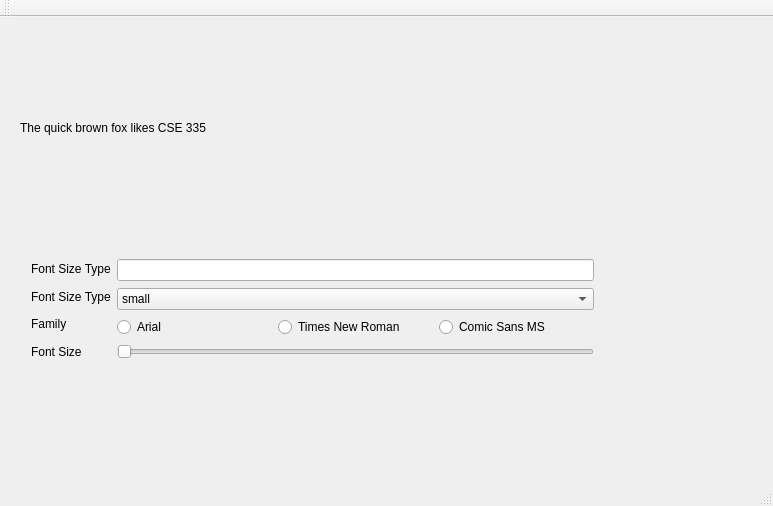
<?xml version="1.0" encoding="UTF-8"?>
<ui version="4.0">
 <class>MainWindow</class>
 <widget class="QMainWindow" name="MainWindow">
  <property name="geometry">
   <rect>
    <x>0</x>
    <y>0</y>
    <width>773</width>
    <height>506</height>
   </rect>
  </property>
  <property name="windowTitle">
   <string>MainWindow</string>
  </property>
  <widget class="QWidget" name="centralWidget">
   <widget class="QLabel" name="labelFox">
    <property name="geometry">
     <rect>
      <x>20</x>
      <y>10</y>
      <width>741</width>
      <height>201</height>
     </rect>
    </property>
    <property name="text">
     <string>The quick brown fox likes CSE 335</string>
    </property>
   </widget>
   <widget class="QWidget" name="layoutWidget">
    <property name="geometry">
     <rect>
      <x>20</x>
      <y>230</y>
      <width>585</width>
      <height>126</height>
     </rect>
    </property>
    <layout class="QHBoxLayout" name="horizontalLayout_2">
     <item>
      <layout class="QVBoxLayout" name="verticalLayout">
       <item>
        <widget class="QLabel" name="sizetype">
         <property name="text">
          <string>Font Size Type</string>
         </property>
        </widget>
       </item>
       <item>
        <widget class="QLabel" name="sizetype_2">
         <property name="text">
          <string>Font Size Type</string>
         </property>
        </widget>
       </item>
       <item>
        <widget class="QLabel" name="family">
         <property name="text">
          <string>Family</string>
         </property>
        </widget>
       </item>
       <item>
        <widget class="QLabel" name="fontsize">
         <property name="text">
          <string>Font Size</string>
         </property>
        </widget>
       </item>
      </layout>
     </item>
     <item>
      <layout class="QVBoxLayout" name="verticalLayout_2">
       <item>
        <widget class="LineEdit" name="lineEdit"/>
       </item>
       <item>
        <widget class="combobox" name="comboBox">
         <item>
          <property name="text">
           <string>small</string>
          </property>
         </item>
         <item>
          <property name="text">
           <string>medium</string>
          </property>
         </item>
         <item>
          <property name="text">
           <string>big</string>
          </property>
         </item>
        </widget>
       </item>
       <item>
        <layout class="QHBoxLayout" name="horizontalLayout">
         <item>
          <widget class="checkbox" name="AcheckBox">
           <property name="text">
            <string>Arial</string>
           </property>
          </widget>
         </item>
         <item>
          <widget class="checkbox" name="TcheckBox">
           <property name="text">
            <string>Times New Roman</string>
           </property>
          </widget>
         </item>
         <item>
          <widget class="checkbox" name="CcheckBox">
           <property name="text">
            <string>Comic Sans MS</string>
           </property>
          </widget>
         </item>
        </layout>
       </item>
       <item>
        <widget class="slider" name="horizontalSlider">
         <property name="orientation">
          <enum>Qt::Horizontal</enum>
         </property>
        </widget>
       </item>
      </layout>
     </item>
    </layout>
   </widget>
  </widget>
  <widget class="QMenuBar" name="menuBar">
   <property name="geometry">
    <rect>
     <x>0</x>
     <y>0</y>
     <width>773</width>
     <height>22</height>
    </rect>
   </property>
  </widget>
  <widget class="QToolBar" name="mainToolBar">
   <attribute name="toolBarArea">
    <enum>TopToolBarArea</enum>
   </attribute>
   <attribute name="toolBarBreak">
    <bool>false</bool>
   </attribute>
  </widget>
  <widget class="QStatusBar" name="statusBar"/>
 </widget>
 <layoutdefault spacing="6" margin="11"/>
 <customwidgets>
  <customwidget>
   <class>LineEdit</class>
   <extends>QLineEdit</extends>
   <header location="global">lineedit.h</header>
  </customwidget>
  <customwidget>
   <class>combobox</class>
   <extends>QComboBox</extends>
   <header location="global">combobox.h</header>
  </customwidget>
  <customwidget>
   <class>checkbox</class>
   <extends>QRadioButton</extends>
   <header location="global">checkbox.h</header>
  </customwidget>
  <customwidget>
   <class>slider</class>
   <extends>QSlider</extends>
   <header location="global">slider.h</header>
  </customwidget>
 </customwidgets>
 <resources/>
 <connections/>
</ui>
